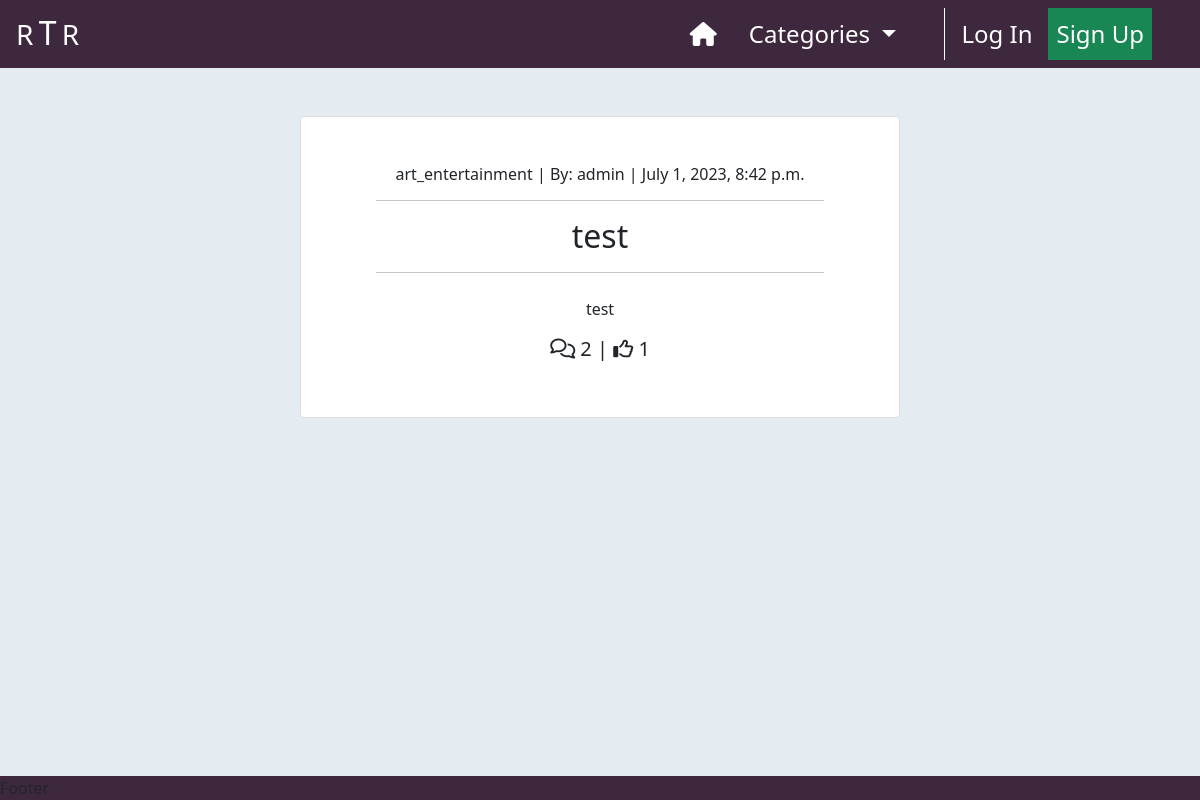
Before: / with the older database file.
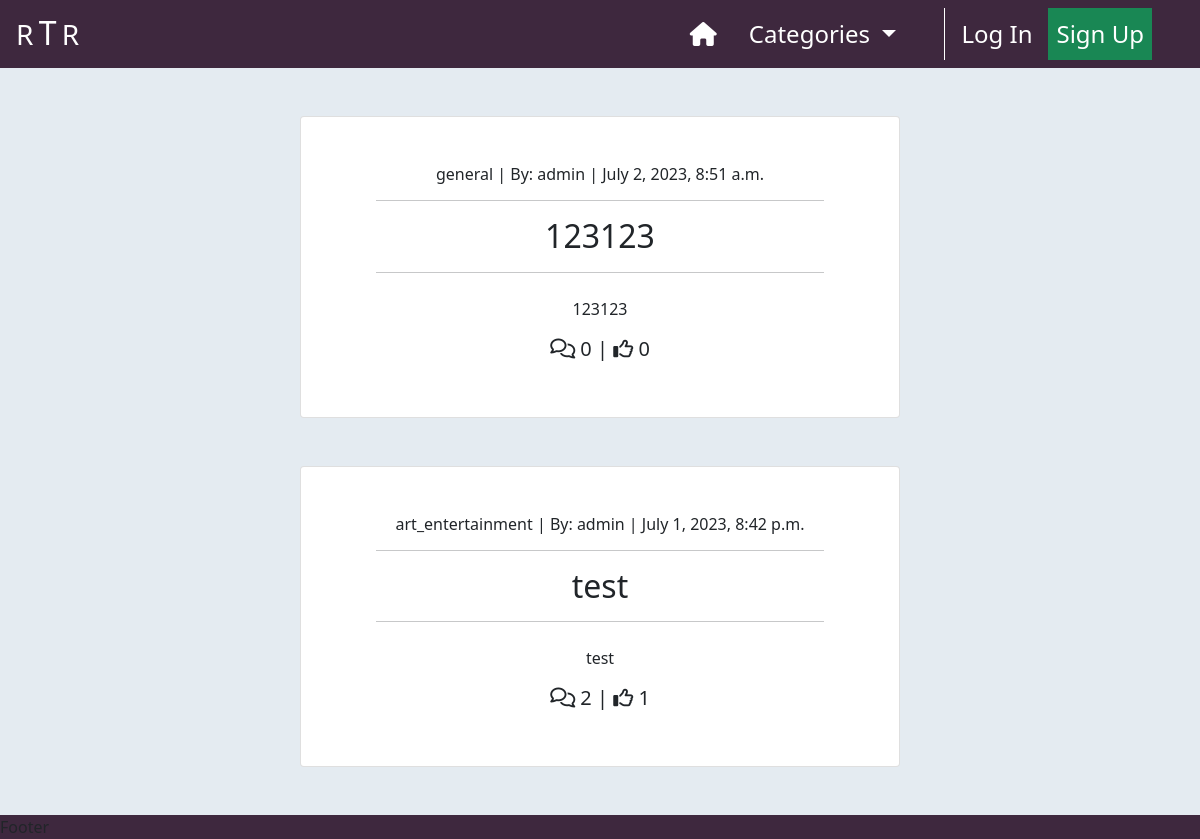
After: the same page with the newer database file.
### home/models.py (models this page shows, shortened)
class Post(models.Model):
    title = models.CharField(max_length=200, unique=True)
    slug = models.SlugField(
        max_length=200,
        unique=True,
        null=True,
        blank=True
    )
    author = models.ForeignKey(
        User,
        on_delete=models.CASCADE,
        related_name='posts'
    )
    excerpt = models.TextField(max_length=300, null=True, blank=True)
    content = models.TextField()
    category = models.ForeignKey(
        Category,
        max_length=30,
        null=True,
        blank=True,
        on_delete=models.SET_NULL
    )
    created_on = models.DateTimeField(auto_now_add=True)
    status = models.IntegerField(choices=STATUS, default=1)
    likes = models.ManyToManyField(User, related_name='likes', blank=True)
    class Meta:
        ordering = ['-created_on']

class Category(models.Model):
    class Meta:
        verbose_name_plural = 'Categories'
    friendly_name = models.CharField(max_length=254)
    name = models.CharField(max_length=254, null=True, blank=True)
    def get_friendly_name(self):
        return self.friendly_name

### home/views.py (the view)
# urls.py: path('', views.PostList.as_view(), name="index"),
class PostList(ListView):
    model = Post
    ordering = ['-created_on']
    template_name = "home/index.html"
    paginate_by = 2
    def get_queryset(self):
        category = self.request.GET.get('category')
        if category is not None:
            return Post.objects.filter(
                    category=category
                   ).order_by('-created_on')
        else:
            return Post.objects.all().order_by('-created_on')
    def get_context_data(self, **kwargs):
        context = super().get_context_data(**kwargs)
        context["category"] = self.request.GET.get('category', None)
        return context

### home/context_processors.py (called while the page is built)
def categories(request):
    return {
        'categories': Category.objects.all()
    }

### home/templates/home/index.html (shortened to what this page needs)
{% extends "base.html" %}
{% load static %}
{% block content %}
    <div class="container-fluid p-0">
        <div class="row g-0">
            <div class="col-md-8 col-lg-6 offset-md-2 offset-lg-3 text-center">
                {% for post in post_list %}
                    <div class="card card-border {% if is_paginated and forloop.first %}
                                                    mt-2
                                                 {% else %}
                                                    mt-5
                                                {% endif %}
                                                {% if forloop.last and not is_paginated %}
                                                    mb-5
                                                {% endif %}">
                        <a href="{% url 'post_detail' post.slug %}"
                            class="post-detail-link d-block my-5 text-dark text-decoration-none">
                            <h6>{{ post.category.name }} | By: {{ post.author | safe }}
                                <span class="post-date"> | {{ post.created_on }}</span>
                            </h6>
                            <hr class="w-75" style="margin-left: 12.5%;">
                            <h2 class="card-title">
                                {{ post.title }}
                            </h2>
                            <hr class="w-75" style="margin-left: 12.5%;">
                            {% if post.excerpt %}
                                <p class="mt-4 mx-2">{{ post.excerpt }}</p>
                            {% endif %}
                            <h5>
                                <span><i class="fa-regular fa-comments"></i> {{ post.comments.count }}</span> |
                                <span><i class="fa-regular fa-thumbs-up"></i> {{ post.likes.count }}</span>
                            </h5>
                        </a>
                    </div>
                {% endfor %}
            </div>
        </div>
    </div>
{% endblock %}

### templates/base.html (shortened to what this page needs)
{% load static %}
<!DOCTYPE html>
<html class="h-100 w-100" lang="en">
    <head>
        {% block corecss %}
            <link rel="stylesheet"
                  href="https://cdnjs.cloudflare.com/ajax/libs/font-awesome/5.15.3/css/all.min.css"
            >
            <link href="https://cdn.jsdelivr.net/npm/bootstrap@5.0.1/dist/css/bootstrap.min.css"
                  rel="stylesheet"
            >
            <link rel="stylesheet"
                  href="{% static 'css/base.css' %}"
            >
        {% endblock %}
    </head>
    <body class="h-100 w-100 d-flex flex-column bg-alice">
        <nav class="navbar navbar-expand-lg navbar-dark bg-purple">
            <a class="navbar-brand ms-3" href="{% url 'index' %}">
                <span class="fs-3 text-white">R</span>
                <h2 class="d-inline text-white">T</h2>
                <span class="fs-3 text-white me-5">R</span>
            </a>
            <div class="collapse navbar-collapse" id="navbarNavDropdown">
              <ul class="navbar-nav ms-auto me-5">
                <li class="nav-item">
                  <a class="nav-link ms-2 me-2 text-white fs-4"
                     href="{% url 'index' %}">
                    <i class="fa-solid fa-house" style="color: #ffffff;"></i>
                  </a>
                </li>
                <li class="nav-item dropdown">
                  <a class="nav-link dropdown-toggle ms-2 me-2 text-white fs-4"
                     href="#"
                     id="categories-dropdown" data-bs-toggle="dropdown"
                     aria-haspopup="true" aria-expanded="false">
                    Categories
                  </a>
                </li>
                <li class="nav-item active">
                  <a class="nav-link ms-2 text-white fs-4 me-2" href="#">
                  </a>
                </li>
                {% if user.is_authenticated %}
                  <li class="nav-item">
                    <a class="nav-link ms-2 me-2 text-white fs-4"
                       href="{% url 'create_post' %}">
                      <i class="fa-sharp fa-solid fa-pen-nib" style="color: #ffffff;"></i>
                      Create Post
                    </a>
                  </li>
                  <li class="nav-item dropdown">
                    <a class="nav-link dropdown-toggle ms-2 text-white fs-4" href="#"
                       id="userDropDown" data-bs-toggle="dropdown"
                       aria-haspopup="true" aria-expanded="false">
                      <i class="fa-solid fa-user" style="color: #ffffff;"></i>
                      {{ user.username }}
                    </a>
                    <div class="dropdown-menu p-0 border-0 m-0 bg-purple" aria-labelledby="userDropDown">
                      <a class="dropdown-item bg-purple text-white fs-5" href="{% url 'profile' %}">
                        Profile
                      </a>
                      <a class="dropdown-item bg-purple text-white fs-5" href="">
                        User Settings
                      </a>
                      <a class="dropdown-item bg-purple text-white fs-5" href="{% url 'account_logout' %}">
                        Log Out
                      </a>
                    </div>
                  </li>
                {% else %}
                  <li class="nav-item ml-auto">
                    <a class="nav-link fs-4 ms-2 text-white"
                       href="{% url 'account_login' %}">
                       Log In
                    </a>
                  </li>
                  <li class="nav-item">
                    <a class="nav-link fs-4 ms-2 text-white btn-success"
                       href="{% url 'account_signup' %}">
                      Sign Up
                    </a>
                  </li>
                {% endif %}
              </ul>
            </div>
          </nav>
        {% block content %}
        {% endblock content %}
        <footer class="mt-auto w-100 bg-purple">
        </footer>
    </body>
</html>

### static/css/base.css (style rules this page uses)
.bg-alice { background-color: #E4EBF1; }
.bg-purple { background-color: #3E283E; }

Changed rows visible on the page:
added Post: category.name "general", author "admin", created_on "July 2, 2023, 8:51 a.m.", title "123123", excerpt "123123", comments.count "0", likes.count "0"
